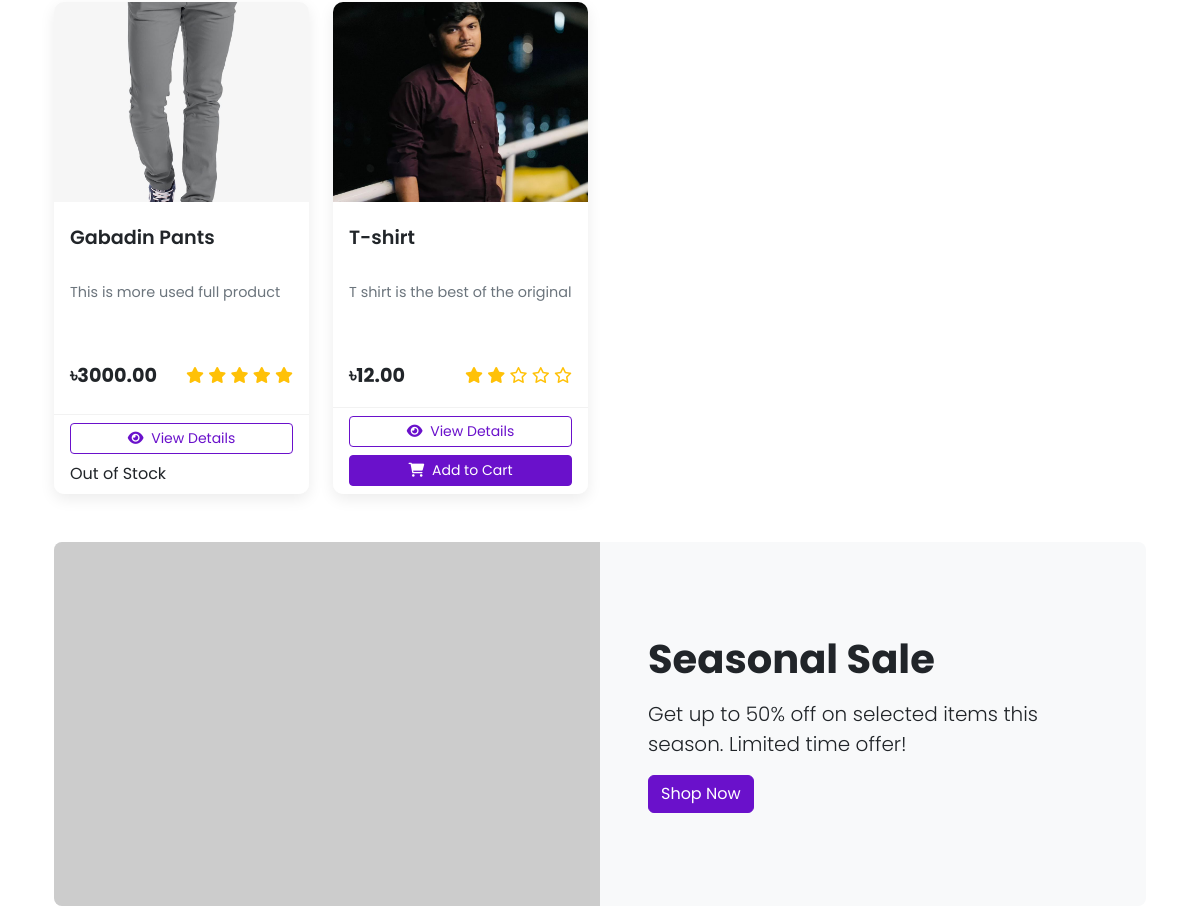
Before: / (middle part) with the older database file.
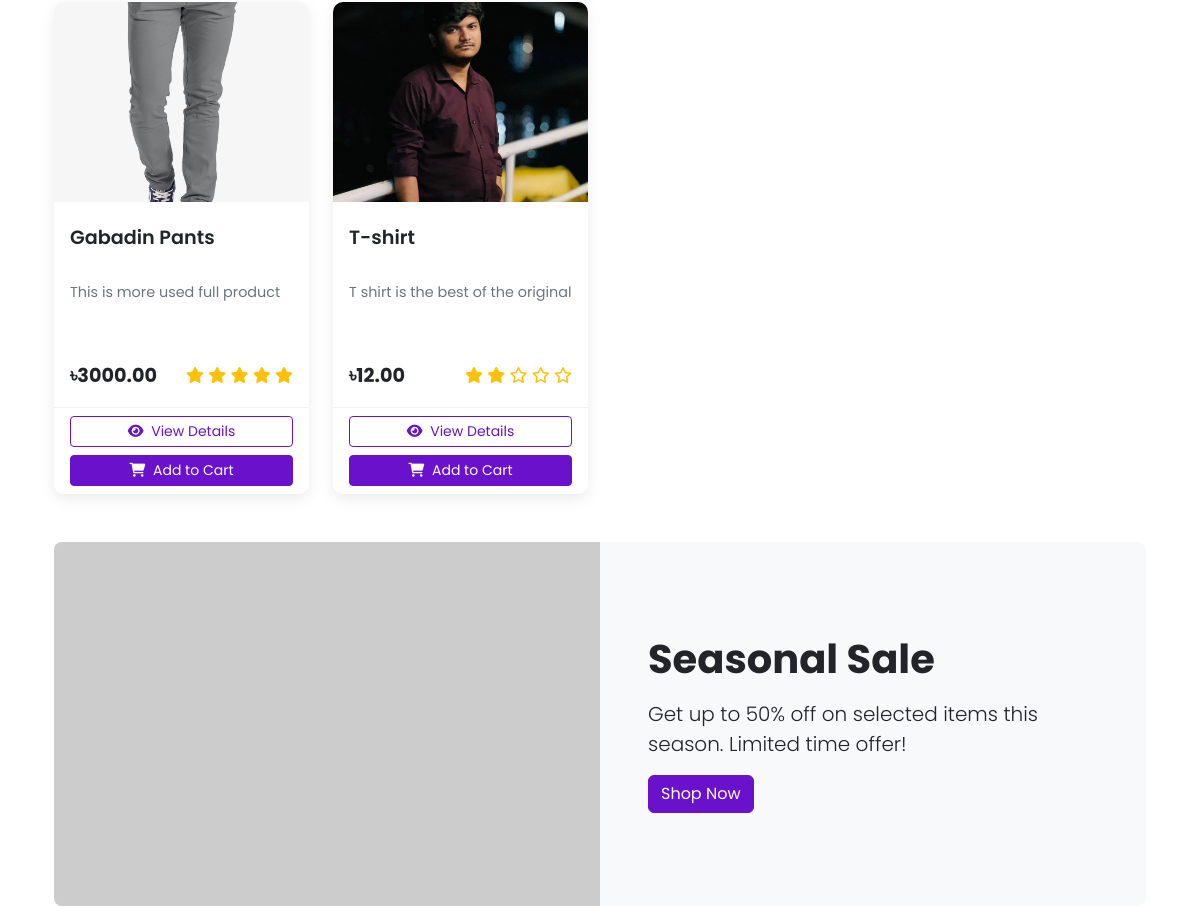
After: the same page with the newer database file.
### shop/models.py (models this page shows, shortened)
class Product(models.Model):
    name = models.CharField(max_length=200)
    slug = models.SlugField(max_length=200,unique=True)
    category = models.ForeignKey(Category,on_delete=models.CASCADE,related_name='products')
    description = models.TextField()
    price = models.DecimalField(max_digits=10,decimal_places=2) #122.23
    stock = models.PositiveBigIntegerField(default=1)
    available = models.BooleanField(default=True)
    created = models.DateTimeField(auto_now_add=True)
    updated = models.DateTimeField(auto_now=True)
    image = models.ImageField(upload_to = 'products/%Y/%m/%d')
    def average_rating(self):
        ratings = self.ratings.all()
        if ratings.count()>0:
            return sum([rating.rating for rating in ratings])/ratings.count()

### shop/views.py (the view)
# urls.py: 2. Add a URL to urlpatterns:  path('', views.home, name='home')
def home(request):
    featured_products = models.Product.objects.filter(available=True).order_by('-created')[:8]
    categories = models.Category.objects.all()
    context = {
        'featured_products':featured_products,
        'categories':categories,
    }
    return render(request,'shop/home.html',context)

### shop/context_processors.py (called while the page is built)
def cart_items_count(request):
    if request.user.is_authenticated:
        try:
            cart = Cart.objects.get(user=request.user)
            return {'cart_items_count': cart.get_total_items()}
        except Cart.DoesNotExist:
            return {'cart_items_count':0}
    return {'cart_items_count':0}

### templates/shop/home.html (shortened to what this page needs)
{% extends 'base.html' %}
{% load static %}
{% block content %}
<div class="container">
    <div class="row row-cols-1 row-cols-md-2 row-cols-lg-4 g-4">
        {% for product in featured_products %}
        <div class="col">
            <div class="card h-100 product-card">
                <div class="product-img-container">
                    {% if product.image %}
                    <img src="{{ product.image.url }}" class="product-img" alt="{{ product.name }}">
                    {% else %}
                    <div class="bg-light text-center p-5">
                        <i class="fas fa-image fa-3x text-muted"></i>
                    </div>
                    {% endif %}
                </div>
                <div class="card-body">
                    <h5 class="product-title">{{ product.name }}</h5>
                    <p class="product-desc">{{ product.description|truncatechars:100 }}</p>
                    <div class="d-flex justify-content-between align-items-center">
                        <span class="product-price">৳{{ product.price }}</span>
                        <div class="rating">
                            {% for i in "12345" %}
                            {% if forloop.counter <= product.average_rating %}
                            <i class="fas fa-star"></i>
                            {% else %}
                            <i class="far fa-star"></i>
                            {% endif %}
                            {% endfor %}
                        </div>
                    </div>
                </div>
                <div class="card-footer">
                    <div class="d-grid gap-2">
                        <a href="{% url 'shop:product_detail' product.slug %}" class="btn btn-sm btn-outline-primary">
                            <i class="fas fa-eye me-1"></i> View Details
                        </a>
                        <form action="{% url 'shop:cart_add' product.id %}" method="post">
                            {% if product.stock > 0 %}
                            <button type="submit" class="btn btn-sm btn-primary w-100">
                                <i class="fas fa-shopping-cart me-1"></i> Add to Cart
                            </button>
                            {% else %}Out of Stock{% endif %}
                        </form>
                    </div>
                </div>
            </div>
        </div>
        {% empty %}
        <div class="col-12">
            <div class="alert alert-info">No featured products available at the moment.</div>
        </div>
        {% endfor %}
    </div>
</div>
<div class="container mt-5 mb-5">
    <div class="card border-0 bg-light rounded-3 overflow-hidden">
        <div class="row g-0">
            <div class="col-md-6 d-none d-md-block">
 <img src="https://placehold.co/600x400/2575fc/FFFFFF.png?text=Seasonal+Sale+50%+Off" alt="Seasonal sale" class="img-fluid" style="height: 100%; object-fit: cover;">            </div>
            <div class="col-md-6 p-5 d-flex align-items-center">
                <div>
                    <h3 class="display-6 fw-bold mb-3">Seasonal Sale</h3>
                    <p class="lead">Get up to 50% off on selected items this season. Limited time offer!</p>
                    <a href="{% url 'shop:product_list' %}" class="btn btn-primary">Shop Now</a>
                </div>
            </div>
        </div>
    </div>
</div>
{% endblock %}

Changed rows visible on the page:
changed Product "Gabadin Pants": stock "Out of Stock" → "Add to Cart"
